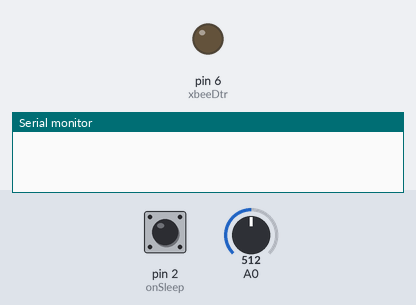
The sketch below on a simulated Arduino Uno, built with avr-gcc and run on an emulated ATmega328P. Shown: output pins drawn as LEDs (lit = HIGH), the last lines printed to the serial monitor. Inputs (shaded band) come from the test bench; at power-on: pin 2 (onSleep) HIGH, A0 = 512. Sleep ends after the set time or at an interrupt.

Above: at 0.1 s.
At 16.2 s:
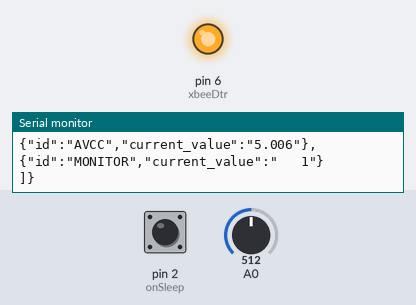
Timing chart, 0 to 17.7 s (numbered marks = the images above):
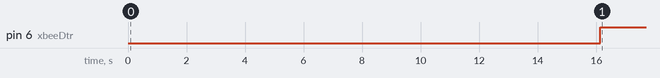

Measured:
- by itself, pin 6 (xbeeDtr): LOW → HIGH at 16.1 s

The sketch:

Example02.ino
```cpp
/*
  TMP35GT9Z Example Code
*/

#include <avr/sleep.h>

const int xbeeDtr = 6;
const int xbeeReset = 8;
const int onSleep = 2;
const char feedId[] = "";  //paste your feed id.
const char apiKey[] = "";
  //paste your api key.

struct DATA_RECORD
{
  const char *name;
  float val;
  int integer;  //
  int small;  //
} ch[] =
{
  {"Temperature",0.0f,2,1},
  {"AVCC",0.0f,1,3},
  {"MONITOR",0.0f,3,0},
};


// the setup routine runs once when you press reset:
void setup()
{
  Serial.begin(9600);  //set xbee baud rate

  /*xbee reset start*/
  pinMode(xbeeReset, OUTPUT);
  digitalWrite(xbeeReset, LOW);
  delay(1);
  pinMode(xbeeReset, INPUT);
  /*xbee reset end*/

  ADCSRA = 0b10000100;
  analogReference(DEFAULT);

  pinMode(xbeeDtr, OUTPUT);
  pinMode(onSleep, INPUT);
  digitalWrite(xbeeDtr, LOW);
  while(digitalRead(onSleep) == LOW) ;
  set_sleep_mode(SLEEP_MODE_PWR_DOWN);

//  digitalWrite(xbeeDtr, HIGH);  //the xbee will be sleep.
//  enterSleep();
  delay(10 * 1000UL);
}

// the loop routine runs over and over again forever:
void loop()
{
  // read the input on analog pin 0:
  int sensorValue = analogRead(A0) & 0x03ff;  //dummy read
  sensorValue = analogRead(A0) & 0x03ff;
  int tmp35_I = (int)(((long)sensorValue * 3300L) / 1024) - 250;
  ch[0].val = ((float)tmp35_I / 10.0f) + 25.0f;

  // read the bandgap value:
  ADMUX = 0x40 | 14;  //set bandgap channel
  //dummy read
  ADCSRA |= _BV(ADSC);  //start adc
  loop_until_bit_is_set(ADCSRA,ADIF);  //wait for conversion
  int vgap = ADC & 0x03ff;  //read from adc register
  delay(2);
  //read bandgap data from adc
  ADCSRA |= _BV(ADSC);  //start adc
  loop_until_bit_is_set(ADCSRA,ADIF);  //wait for conversion
  vgap = ADC & 0x03ff;  //read from adc register
  ch[1].val = (1.1f * 1024.0f) / (float)vgap;

  //incremental monitor
  ch[2].val += 1.0f;
  if(ch[2].val > 1000.0f) ch[2].val = 0.0f;

  //make a contents.
  String s = makeContents(ch, sizeof(ch) / sizeof(ch[0]));
  //make a http header and output.
  Serial.print( makeHeader(feedId, apiKey, s.length()) );
  //output a contents.
  Serial.print( s );

  findMsg("HTTP",5000UL);  //wait xively's responce
  while(Serial.available() > 0)
  {
    int dummy = Serial.read();
  }

  digitalWrite(xbeeDtr, HIGH);  //the xbee will be sleep.

  enterSleep();
  //delay( 26 * 1000UL );
}

String makeHeader(const char id[], const char key[], int size)
{
  String header = "PUT /v2/feeds/";
  header += id;
  header +=
    ".json HTTP/1.1\r\n"
    "Host: api.xively.com\r\n"
    "User-Agent: ARDUINO-PRO-MINI/1.0\r\n"
    "Connection: close\r\n"
    "X-ApiKey: ";
  header += key; header += "\r\n";
  header += "Content-Length: ";
  header += size; header += "\r\n\r\n";

  return header;
}

String makeContents(struct DATA_RECORD ch[], int sz)
{
  String contents =
    "{" "\"version\":\"1.0.0\"," "\"datastreams\":[\r\n";

  for( int i = 0; i < sz; i++ )
  {
    contents += "{\"id\":\"";
    contents += ch[i].name;
    contents += "\",\"current_value\":\"";

    //avr-libc's sprintf dose not treate float model.
    char buf[16];
    dtostrf( ch[i].val, ch[i].integer + ch[i].small + 1, ch[i].small, buf );
    contents += buf;
    contents += ((i + 1) == sz) ? "\"}\r\n" : "\"},\r\n";
  }

  contents += "]" "}\r\n";

  return contents;
}

void enterSleep()
{
  attachInterrupt(0,wakeByINT0,RISING);  //enable interrupt 0
  sleep_mode();
}

void wakeByINT0()
{
//  detachInterrupt(0);  //disable interrupt 0
}

boolean findMsg( const char msg[], unsigned long tim )
{
  boolean result = true;
  int len = strlen(msg);
  unsigned long lastTim = millis();
  unsigned long accumulationTim = 0;

  for(int i = 0; len > 0;)
  {
    while(true)
    {
      accumulationTim += millis() - lastTim;
      lastTim = millis();
      if(accumulationTim >= tim)
        return false;

      if(Serial.available() > 0)
        break;
    }
    char c = Serial.read();
    if(msg[i] == c)
    {
      i++;
      len--;
    }
    else
    {
      i = 0;
      len = strlen(msg);
    }
  }
  return result;
}
```
